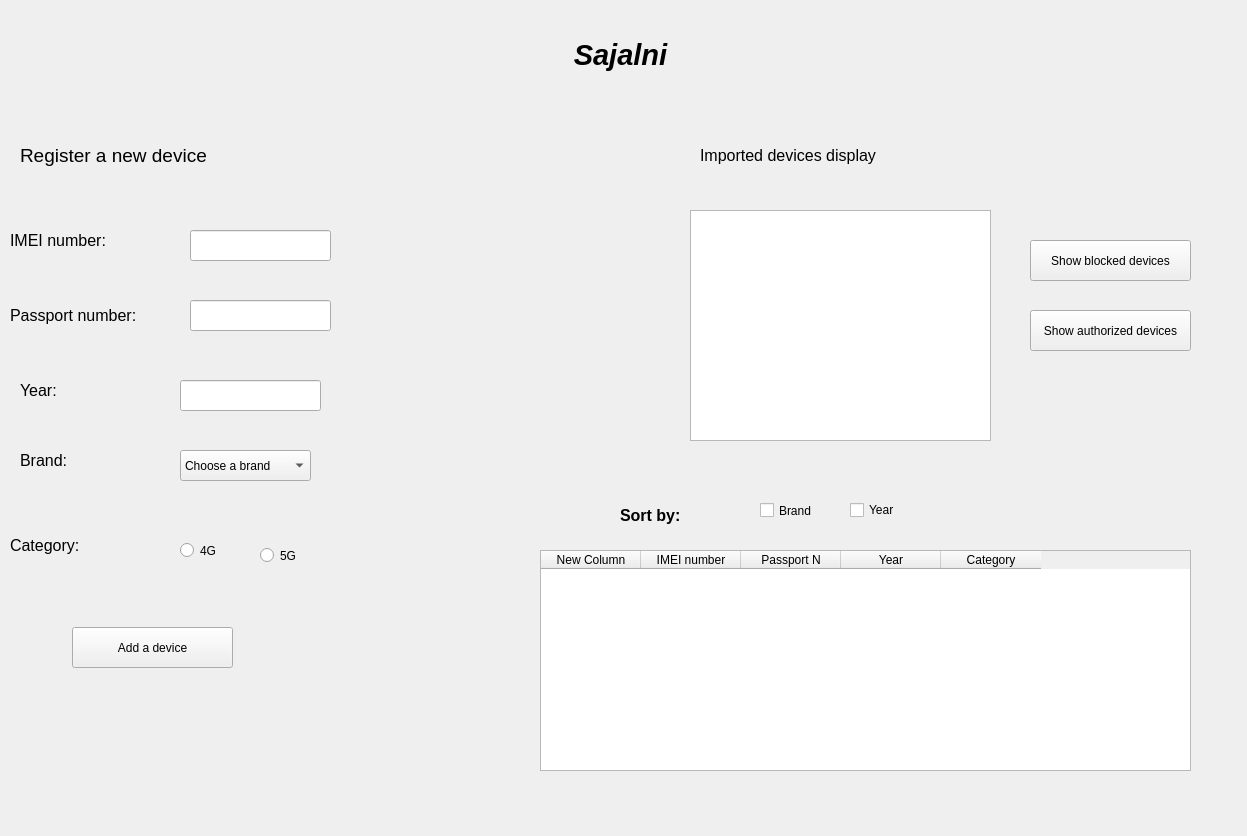
<?xml version="1.0" encoding="UTF-8"?>
<ui version="4.0">
 <class>Form</class>
 <widget class="QWidget" name="Form">
  <property name="geometry">
   <rect>
    <x>0</x>
    <y>0</y>
    <width>1247</width>
    <height>836</height>
   </rect>
  </property>
  <property name="windowTitle">
   <string>Form</string>
  </property>
  <widget class="QLabel" name="label">
   <property name="geometry">
    <rect>
     <x>0</x>
     <y>30</y>
     <width>1241</width>
     <height>51</height>
    </rect>
   </property>
   <property name="text">
    <string>&lt;html&gt;&lt;head/&gt;&lt;body&gt;&lt;p align=&quot;center&quot;&gt;&lt;span style=&quot; font-size:22pt; font-weight:600; font-style:italic;&quot;&gt;Sajalni&lt;/span&gt;&lt;/p&gt;&lt;/body&gt;&lt;/html&gt;</string>
   </property>
  </widget>
  <widget class="QLabel" name="label_2">
   <property name="geometry">
    <rect>
     <x>20</x>
     <y>140</y>
     <width>261</width>
     <height>31</height>
    </rect>
   </property>
   <property name="text">
    <string>&lt;html&gt;&lt;head/&gt;&lt;body&gt;&lt;p&gt;&lt;span style=&quot; font-size:14pt;&quot;&gt;Register a new device&lt;/span&gt;&lt;/p&gt;&lt;/body&gt;&lt;/html&gt;</string>
   </property>
  </widget>
  <widget class="QLabel" name="label_3">
   <property name="geometry">
    <rect>
     <x>10</x>
     <y>230</y>
     <width>151</width>
     <height>21</height>
    </rect>
   </property>
   <property name="text">
    <string>&lt;html&gt;&lt;head/&gt;&lt;body&gt;&lt;p&gt;&lt;span style=&quot; font-size:12pt;&quot;&gt;IMEI number:&lt;/span&gt;&lt;/p&gt;&lt;/body&gt;&lt;/html&gt;</string>
   </property>
  </widget>
  <widget class="QLabel" name="label_4">
   <property name="geometry">
    <rect>
     <x>10</x>
     <y>300</y>
     <width>171</width>
     <height>31</height>
    </rect>
   </property>
   <property name="text">
    <string>&lt;html&gt;&lt;head/&gt;&lt;body&gt;&lt;p&gt;&lt;span style=&quot; font-size:12pt;&quot;&gt;Passport number:&lt;/span&gt;&lt;/p&gt;&lt;/body&gt;&lt;/html&gt;</string>
   </property>
  </widget>
  <widget class="QLabel" name="label_5">
   <property name="geometry">
    <rect>
     <x>20</x>
     <y>380</y>
     <width>151</width>
     <height>21</height>
    </rect>
   </property>
   <property name="text">
    <string>&lt;html&gt;&lt;head/&gt;&lt;body&gt;&lt;p&gt;&lt;span style=&quot; font-size:12pt;&quot;&gt;Year:&lt;/span&gt;&lt;/p&gt;&lt;/body&gt;&lt;/html&gt;</string>
   </property>
  </widget>
  <widget class="QLabel" name="label_6">
   <property name="geometry">
    <rect>
     <x>20</x>
     <y>450</y>
     <width>81</width>
     <height>21</height>
    </rect>
   </property>
   <property name="text">
    <string>&lt;html&gt;&lt;head/&gt;&lt;body&gt;&lt;p&gt;&lt;span style=&quot; font-size:12pt;&quot;&gt;Brand:&lt;/span&gt;&lt;/p&gt;&lt;/body&gt;&lt;/html&gt;</string>
   </property>
  </widget>
  <widget class="QLabel" name="label_7">
   <property name="geometry">
    <rect>
     <x>10</x>
     <y>530</y>
     <width>151</width>
     <height>31</height>
    </rect>
   </property>
   <property name="text">
    <string>&lt;html&gt;&lt;head/&gt;&lt;body&gt;&lt;p&gt;&lt;span style=&quot; font-size:12pt;&quot;&gt;Category:&lt;/span&gt;&lt;/p&gt;&lt;/body&gt;&lt;/html&gt;</string>
   </property>
  </widget>
  <widget class="QLineEdit" name="imei">
   <property name="geometry">
    <rect>
     <x>190</x>
     <y>230</y>
     <width>141</width>
     <height>31</height>
    </rect>
   </property>
  </widget>
  <widget class="QLineEdit" name="passport">
   <property name="geometry">
    <rect>
     <x>190</x>
     <y>300</y>
     <width>141</width>
     <height>31</height>
    </rect>
   </property>
  </widget>
  <widget class="QLineEdit" name="year">
   <property name="geometry">
    <rect>
     <x>180</x>
     <y>380</y>
     <width>141</width>
     <height>31</height>
    </rect>
   </property>
  </widget>
  <widget class="QComboBox" name="brand">
   <property name="geometry">
    <rect>
     <x>180</x>
     <y>450</y>
     <width>131</width>
     <height>31</height>
    </rect>
   </property>
   <item>
    <property name="text">
     <string>Choose a brand</string>
    </property>
   </item>
   <item>
    <property name="text">
     <string>Samsung</string>
    </property>
   </item>
   <item>
    <property name="text">
     <string>Apple</string>
    </property>
   </item>
   <item>
    <property name="text">
     <string>Huawei</string>
    </property>
   </item>
  </widget>
  <widget class="QRadioButton" name="cat_4g">
   <property name="geometry">
    <rect>
     <x>180</x>
     <y>530</y>
     <width>101</width>
     <height>41</height>
    </rect>
   </property>
   <property name="text">
    <string>4G</string>
   </property>
  </widget>
  <widget class="QRadioButton" name="radioButton_2">
   <property name="geometry">
    <rect>
     <x>260</x>
     <y>540</y>
     <width>101</width>
     <height>31</height>
    </rect>
   </property>
   <property name="text">
    <string>5G</string>
   </property>
  </widget>
  <widget class="QPushButton" name="add_btn">
   <property name="geometry">
    <rect>
     <x>72</x>
     <y>627</y>
     <width>161</width>
     <height>41</height>
    </rect>
   </property>
   <property name="text">
    <string>Add a device</string>
   </property>
  </widget>
  <widget class="QTextEdit" name="blocked">
   <property name="geometry">
    <rect>
     <x>690</x>
     <y>210</y>
     <width>301</width>
     <height>231</height>
    </rect>
   </property>
  </widget>
  <widget class="QLabel" name="label_8">
   <property name="geometry">
    <rect>
     <x>700</x>
     <y>140</y>
     <width>261</width>
     <height>31</height>
    </rect>
   </property>
   <property name="text">
    <string>&lt;html&gt;&lt;head/&gt;&lt;body&gt;&lt;p&gt;&lt;span style=&quot; font-size:12pt;&quot;&gt;Imported devices display&lt;/span&gt;&lt;/p&gt;&lt;/body&gt;&lt;/html&gt;</string>
   </property>
  </widget>
  <widget class="QTableWidget" name="table">
   <property name="geometry">
    <rect>
     <x>540</x>
     <y>550</y>
     <width>651</width>
     <height>221</height>
    </rect>
   </property>
   <column>
    <property name="text">
     <string>New Column</string>
    </property>
   </column>
   <column>
    <property name="text">
     <string>IMEI number</string>
    </property>
   </column>
   <column>
    <property name="text">
     <string>Passport N</string>
    </property>
   </column>
   <column>
    <property name="text">
     <string>Year</string>
    </property>
   </column>
   <column>
    <property name="text">
     <string>Category</string>
    </property>
   </column>
  </widget>
  <widget class="QLabel" name="label_9">
   <property name="geometry">
    <rect>
     <x>620</x>
     <y>500</y>
     <width>111</width>
     <height>31</height>
    </rect>
   </property>
   <property name="text">
    <string>&lt;html&gt;&lt;head/&gt;&lt;body&gt;&lt;p&gt;&lt;span style=&quot; font-size:12pt; font-weight:600;&quot;&gt;Sort by:&lt;/span&gt;&lt;/p&gt;&lt;/body&gt;&lt;/html&gt;</string>
   </property>
  </widget>
  <widget class="QCheckBox" name="sort_brand">
   <property name="geometry">
    <rect>
     <x>760</x>
     <y>490</y>
     <width>91</width>
     <height>41</height>
    </rect>
   </property>
   <property name="text">
    <string>Brand</string>
   </property>
  </widget>
  <widget class="QCheckBox" name="sort_year">
   <property name="geometry">
    <rect>
     <x>850</x>
     <y>500</y>
     <width>81</width>
     <height>20</height>
    </rect>
   </property>
   <property name="text">
    <string>Year</string>
   </property>
  </widget>
  <widget class="QPushButton" name="blocked_btn">
   <property name="geometry">
    <rect>
     <x>1030</x>
     <y>240</y>
     <width>161</width>
     <height>41</height>
    </rect>
   </property>
   <property name="text">
    <string>Show blocked devices</string>
   </property>
  </widget>
  <widget class="QPushButton" name="show_btn">
   <property name="geometry">
    <rect>
     <x>1030</x>
     <y>310</y>
     <width>161</width>
     <height>41</height>
    </rect>
   </property>
   <property name="text">
    <string>Show authorized devices</string>
   </property>
  </widget>
 </widget>
 <resources/>
 <connections/>
</ui>
